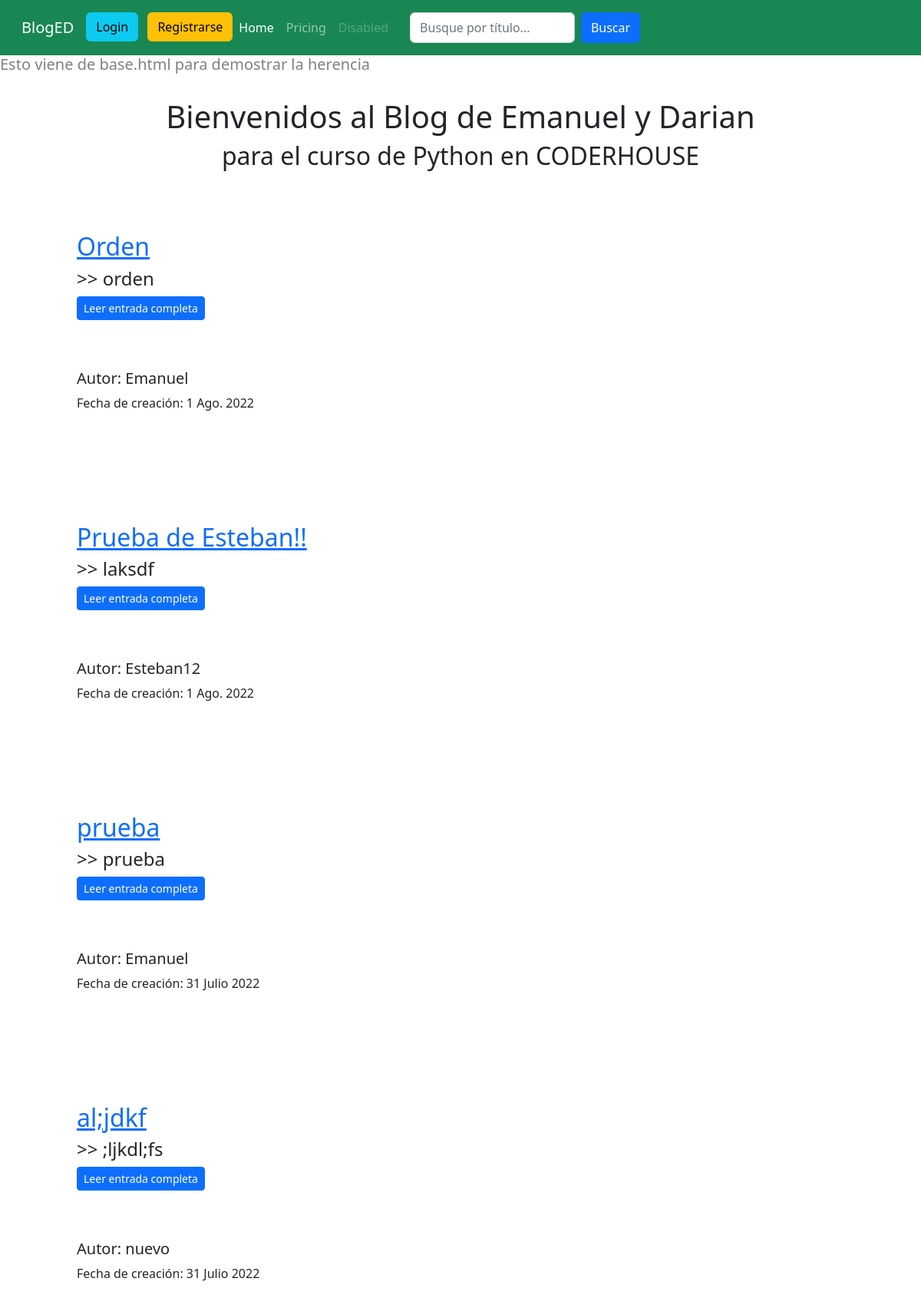
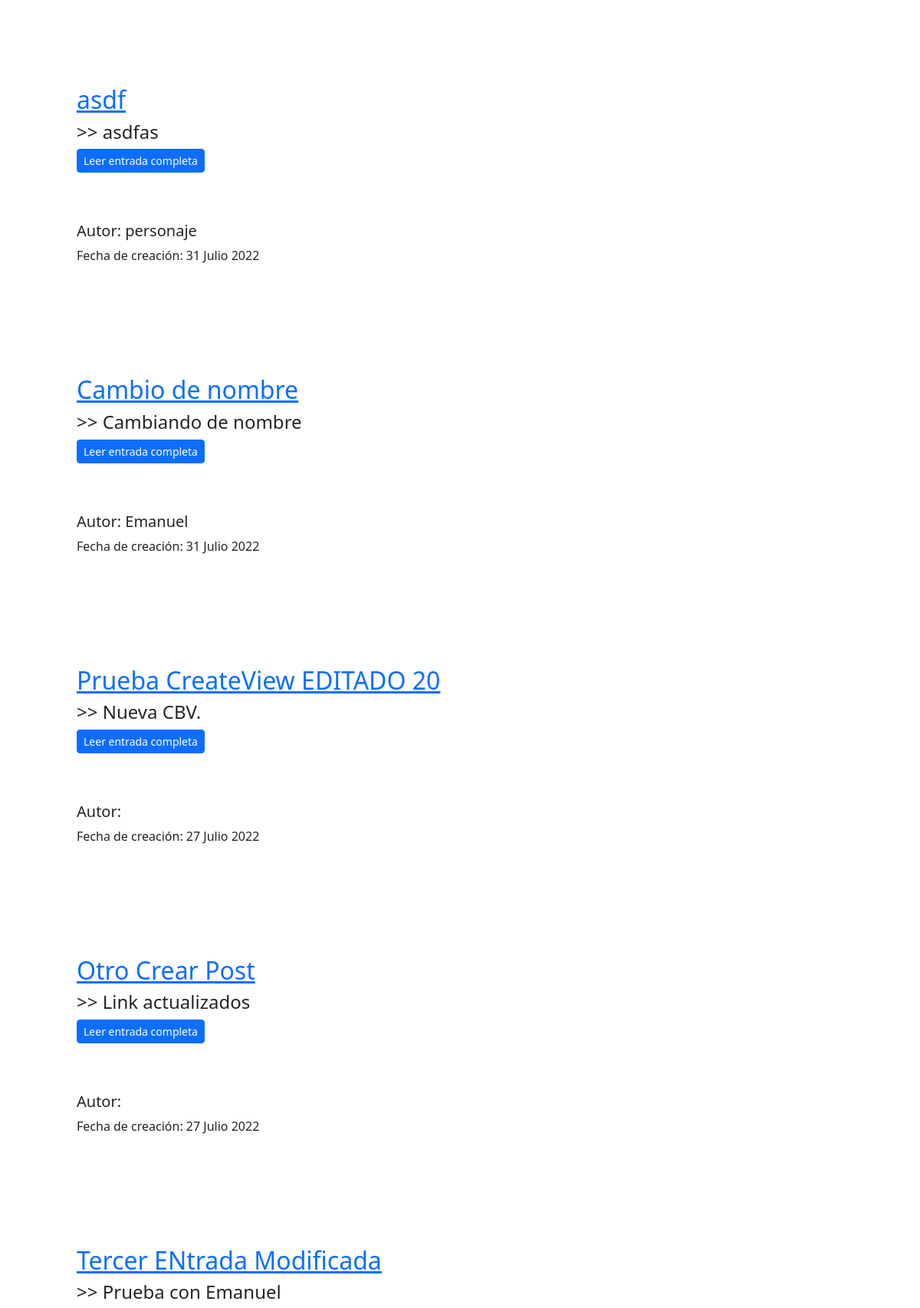
The page / (upper part) on the database its author committed (2 pictures, top to bottom).
### Posteos/models.py (models this page shows, shortened)
class Entrada(models.Model):
    titulo = models.CharField(max_length=50)
    subtitulo = models.CharField(max_length=100)
    cuerpo = RichTextField()
    imagen = models.URLField()
    autor = models.ForeignKey(User, on_delete=models.CASCADE)
    creado = models.DateField(default=date.today()) #(15 Julio 2022)  # (auto_now_add=True) o (auto_now=True)
    class Meta:
        ordering = ['-creado'] #Ordena los post de más nuevos a más viejos
        verbose_name = 'Entrada'
        verbose_name_plural = 'Entradas'

### Posteos/views.py (the view)
# urls.py: path('', views.BienvenidaView.as_view(), name='bienvenida'), # ListView
class BienvenidaView(ListView):
    queryset = Entrada.objects.all()
    context_object_name = "posteos"
    template_name = "bienvenida.html"

### Posteos/templates/bienvenida.html (shortened to what this page needs)
{% extends 'base.html' %}
{% block content %}
    <h1 class="centrado">Bienvenidos al Blog de Emanuel y Darian</h1>
    <h2 class="centrado">para el curso de Python en CODERHOUSE</h2>
    <br>
    <section class="offset-md-1">
        {% for posteo in posteos %}
            <article style="margin-top: 3em">
                <h2><a href="{% url 'entrada-detail' posteo.id %}">{{ posteo.titulo }} </a></h2>
                <h4>>> {{ posteo.subtitulo }}</h4>
                <p>
                    <a href="{% url 'entrada-detail' posteo.id %}" class="btn btn-sm btn-block btn-primary">Leer entrada completa</a>
                </p>
                <footer>
                    <br>
                    <h5>
                        Autor: {{ posteo.autor }}
                    </h5>
                    Fecha de creación: {{ posteo.creado }}
                    <br>
                    <br>
                    <br>
                </footer>
            </article>
        <br>
        <br>
        {% endfor %}
        <br>
    </section>
{% endblock %}

### Posteos/static/css/gestionEntradas.css (style rules this page uses)
.centrado { text-align: center; vertical-align: middle; }

### rows shown on the page
Entrada: titulo "Orden", subtitulo "orden", autor "Emanuel", creado "1 Ago. 2022"
Entrada: titulo "Prueba de Esteban!!", subtitulo "laksdf", autor "Esteban12", creado "1 Ago. 2022"
Entrada: titulo "prueba", subtitulo "prueba", autor "Emanuel", creado "31 Julio 2022"
Entrada: titulo "al;jdkf", subtitulo ";ljkdl;fs", autor "nuevo", creado "31 Julio 2022"
Entrada: titulo "asdf", subtitulo "asdfas", autor "personaje", creado "31 Julio 2022"
Entrada: titulo "Cambio de nombre", subtitulo "Cambiando de nombre", autor "Emanuel", creado "31 Julio 2022"
Entrada: titulo "Prueba CreateView EDITADO 20", subtitulo "Nueva CBV.", creado "27 Julio 2022"
Entrada: titulo "Otro Crear Post", subtitulo "Link actualizados", creado "27 Julio 2022"
Entrada: titulo "Tercer ENtrada Modificada", subtitulo "Prueba con Emanuel"
